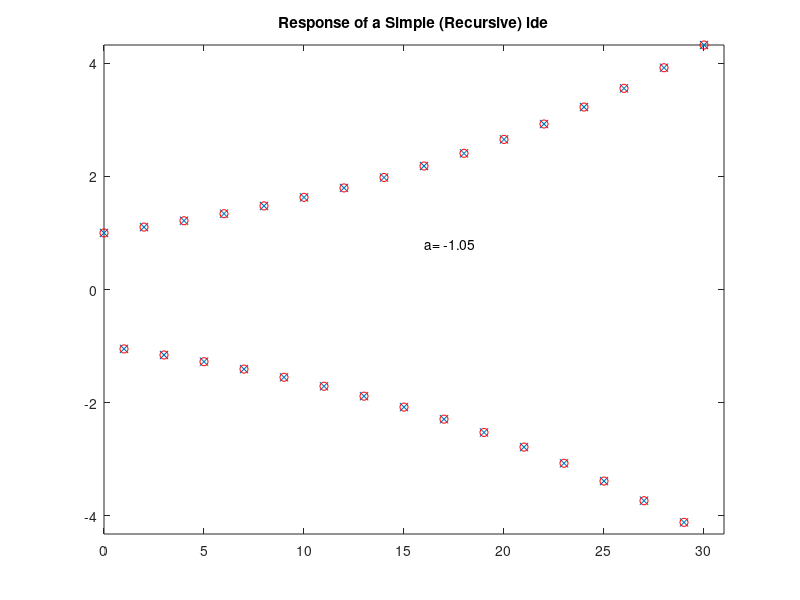

This figure's MATLAB source:
% ex5_2.m  to solve the lde y(n)-ay(n-1)=x(n), n=0,1,..., y(-1)=0
%
clear, clf, clc
a=-1.05;
N=32;
nr=1:N;
n=nr-1;
xr=[1,zeros(1,N-1)];   	% to find IR
% handle separately the lde "start-up"
yr(1)=xr(1); 		% the lde at n=0 with y(-1)=0
% now handle the general case lde
for nnr=2:N
	yr(nnr)=a*yr(nnr-1)+xr(nnr);
end
plot(n,yr,'x')
hold on
ymax=max(yr);
axis([0 N-1 -ymax ymax])
title('Response of a Simple (Recursive) lde')
text(N/2,0.8,['a= ',num2str(a)])
% we can also plot the known solution
for nnr=1:N
	nn=nnr-1;
	exact(nnr)=a^nn;
end
plot(n,exact,'ro')
hold off
